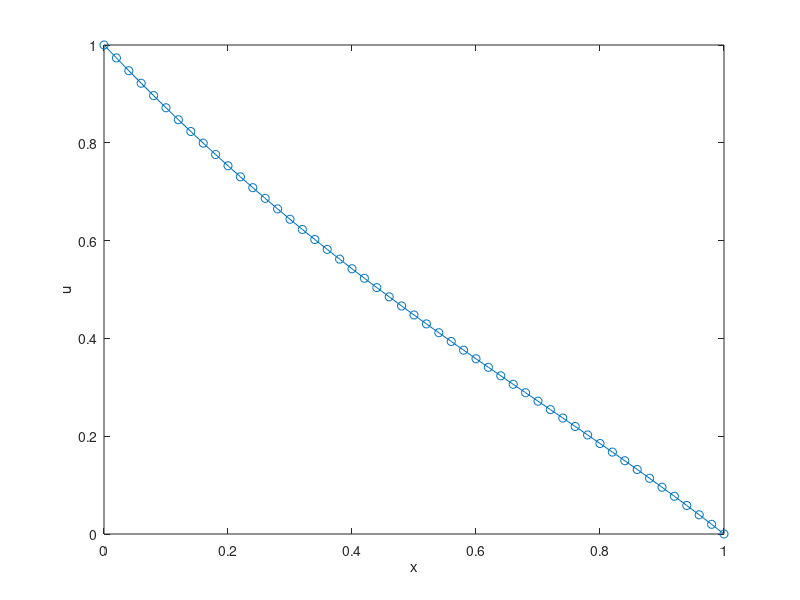

Write the MATLAB code that produced this figure.
STEP_COUNT = 50;
STEP_LENGTH = 1/STEP_COUNT;

% kertoimet toisen derivaatan approksimaatiolle
duCoefs = zeros(STEP_COUNT+1, STEP_COUNT+1);
duCoefs(1, 1) = STEP_LENGTH^2;
duCoefs(length(duCoefs(:,1)), length(duCoefs(1,:))) = STEP_LENGTH^2;
for i = 2 : length(duCoefs(:,1)) - 1
  duCoefs(i, i-1) = 1;
  duCoefs(i, i) = -2;
  duCoefs(i, i+1) = 1;
end
duCoefs = (1 / STEP_LENGTH^2) * duCoefs;

% lahdetermin f(x) = 1 - 2x^2 arvot
f = zeros(STEP_COUNT + 1, 1);
x = 0:STEP_LENGTH:1;
for i = 1 : STEP_COUNT
  f(i) = 1 - 2 * x(i)^2;
end
% reunaehdot toteutuvat implisiittisesti, koska f toteuttaa ne
% ja A:n diagonaalin paissa on 1 -> kertolasku ei muuta niita.

% ratkaisu
u = duCoefs \ f;

plot(x, u, '-o')
xlabel('x')
ylabel('u')
